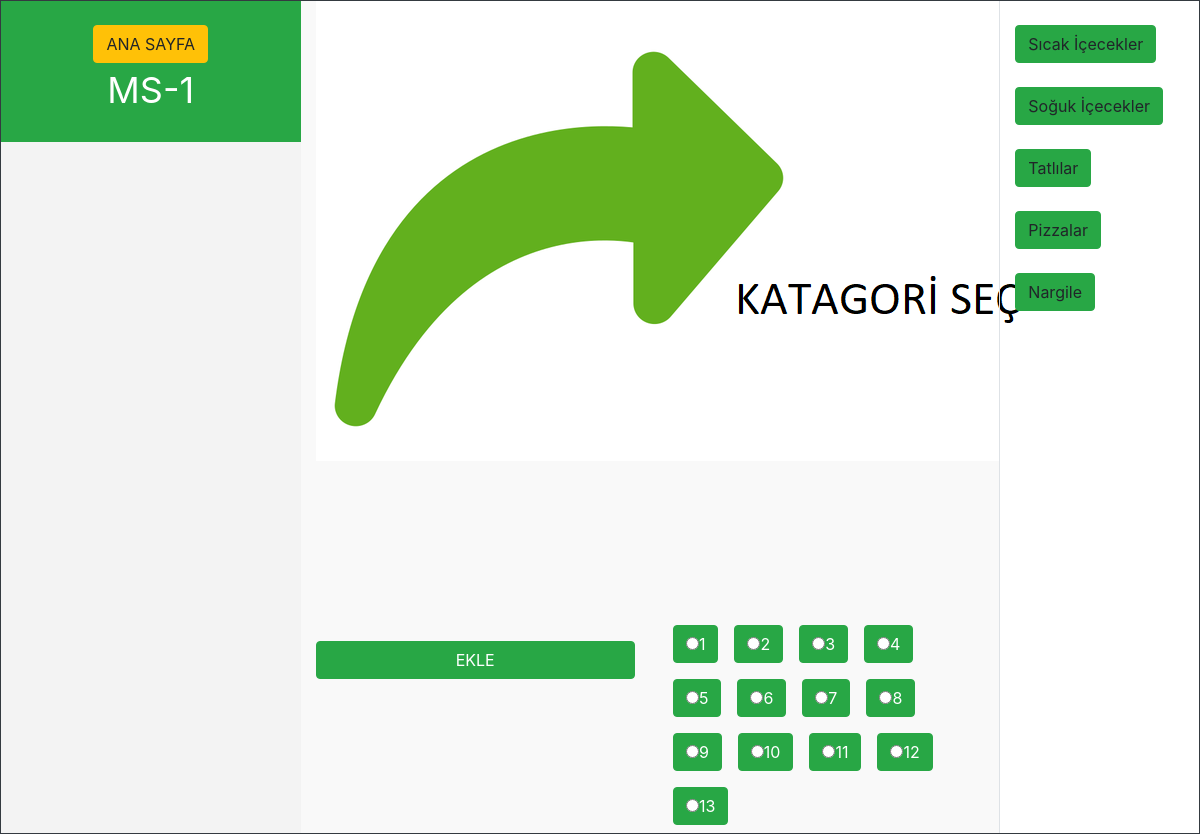
The page /masadetay.php?masaid=1 on the database its author committed.
### tables this page shows
CREATE TABLE `masalar` (
  `id` int(11) NOT NULL AUTO_INCREMENT,
  `ad` varchar(255) NOT NULL,
  PRIMARY KEY (`id`)
);

CREATE TABLE `kategori` (
  `id` int(11) NOT NULL AUTO_INCREMENT,
  `ad` varchar(200) NOT NULL,
  PRIMARY KEY (`id`)
);

### fonksiyon/fonksiyon.php (the view, shortened to what this page needs)
<?php
class sistem {
	private function benimsorum($vt,$sorgu,$tercih) {
	$a =$sorgu;
	$b=$vt->prepare($a);
	$b->execute();
	if ($tercih==1):
	return $c=$b->get_result();
	endif;
	}
	function masagetir ($vt,$id) {
	$get="select * from masalar where id=$id";
	return$this->benimsorum($vt,$get,1);
	}
	function urungrup($db) {
		$se="select * from kategori";
		$gelen=$this->benimsorum($db,$se,1);
		while ($son=$gelen->fetch_assoc()) :
		echo '<br><a type="button" class="btn btn-success" sectionId="'.$son["id"].'">'.$son["ad"].'</a><br>';
		endwhile;
	}
}
?>

### masadetay.php (shortened to what this page needs)
<?php include("fonksiyon/fonksiyon.php"); $masam = new sistem;
@$masaid=$_GET["masaid"];
?>
<head>
<link rel="stylesheet" href="dosya/boost.css">
<link rel="stylesheet" href="dosya/stil.css">
</head>
<body>
<div class="container-fluid">
<?php
if ($masaid!="") :
$son=$masam->masagetir($db,$masaid);
$dizi=$son->fetch_assoc();
?>
<div class="row border border-dark" id="div1">
<div class="col-md-3" id="div2">
<div class="row">
<div class="col-md-12 border-bottom border-success bg-success text-white mx-auto p-4 text-center" style="font-size:36px;" id="div3">
<a href="index.php" class="btn btn-warning">ANA SAYFA</a><br>
<?php echo $dizi["ad"]; ?></div>
<div  class="col-md-12" id="veri"></div>
</div>
</div>
<div class="col-md-7"  style="background-color:#F9F9F9">
<div class="row">
<form id="formum">
<div class="col-md-12" id="sonuc"  style="min-height:600px;">
<img src="dosya/işarettik.png" alt="">
</div>
</div>
<div class="row">
<div class="col-md-12" class="div2">
<div class="row" class="div2">
<div class="col-md-6">
<input type="button" id="btn" value="EKLE" class="btn btn-success btn-block mt-4" />
</div>
<div class="col-md-6">
<?php
for ($i=1; $i<=13; $i++) :
echo '<label class="btn btn-success m-2"><input name="adet" type="radio" value="'.$i.'" />'.$i.'</label>';
endfor;
?>
</div>
</div>
</div>
</div>
</div>
<div class="col-md-2  border-left" id="urunler">
<?php $masam->urungrup($db); ?>
</div>
</div>
</div>
<?php
else:
echo "hata var";
endif;
?>
</body>
</head>

### dosya/stil.css (style rules this page uses)
#div1 { min-height:700px; border-bottom:#D3D3D3 solid dashed; }
#div2 { background-color:#F3F3F3; border-right:#D3D3D3 solid dashed; }
#div3 { min-height:100px; font-size:36px; }

### rows shown on the page
masalar: ad "MS-1"
kategori: ad "Sıcak İçecekler"
kategori: ad "Soğuk İçecekler"
kategori: ad "Tatlılar"
kategori: ad "Pizzalar"
kategori: ad "Nargile"
